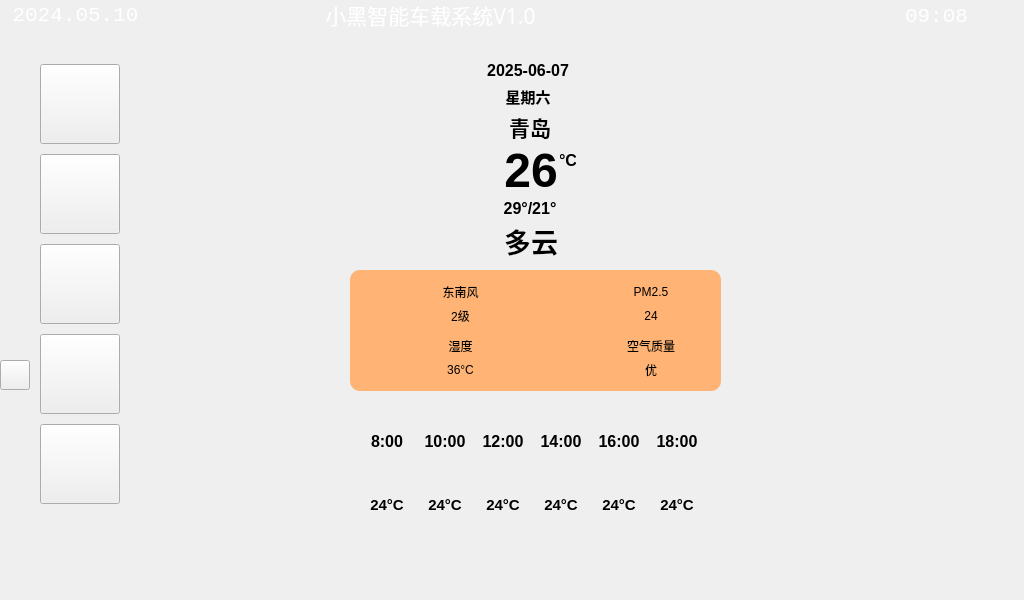
<?xml version="1.0" encoding="UTF-8"?>
<ui version="4.0">
 <class>Weather</class>
 <widget class="QMainWindow" name="Weather">
  <property name="geometry">
   <rect>
    <x>0</x>
    <y>0</y>
    <width>1024</width>
    <height>600</height>
   </rect>
  </property>
  <property name="windowTitle">
   <string>MainWindow</string>
  </property>
  <property name="styleSheet">
   <string notr="true">border-image: url(:/images/img/black.jpg);</string>
  </property>
  <widget class="QWidget" name="centralwidget">
   <widget class="QWidget" name="WidgetWeather" native="true">
    <property name="geometry">
     <rect>
      <x>340</x>
      <y>40</y>
      <width>381</width>
      <height>511</height>
     </rect>
    </property>
    <property name="autoFillBackground">
     <bool>false</bool>
    </property>
    <property name="styleSheet">
     <string notr="true">border-image: url(:/images/img/gray.jpg);
border-radius:15px;
</string>
    </property>
    <widget class="QLabel" name="label_weathernow">
     <property name="geometry">
      <rect>
       <x>300</x>
       <y>0</y>
       <width>80</width>
       <height>80</height>
      </rect>
     </property>
     <property name="autoFillBackground">
      <bool>false</bool>
     </property>
     <property name="styleSheet">
      <string notr="true"/>
     </property>
     <property name="text">
      <string/>
     </property>
     <property name="pixmap">
      <pixmap resource="res.qrc">:/images/img/sun.png</pixmap>
     </property>
     <property name="scaledContents">
      <bool>true</bool>
     </property>
    </widget>
    <widget class="QLabel" name="label_temperedge_4">
     <property name="geometry">
      <rect>
       <x>220</x>
       <y>110</y>
       <width>16</width>
       <height>20</height>
      </rect>
     </property>
     <property name="minimumSize">
      <size>
       <width>10</width>
       <height>20</height>
      </size>
     </property>
     <property name="maximumSize">
      <size>
       <width>30</width>
       <height>20</height>
      </size>
     </property>
     <property name="font">
      <font>
       <pointsize>12</pointsize>
       <bold>true</bold>
      </font>
     </property>
     <property name="text">
      <string>°C</string>
     </property>
     <property name="alignment">
      <set>Qt::AlignmentFlag::AlignCenter</set>
     </property>
    </widget>
    <widget class="QWidget" name="widget_Dayin" native="true">
     <property name="geometry">
      <rect>
       <x>10</x>
       <y>230</y>
       <width>371</width>
       <height>121</height>
      </rect>
     </property>
     <property name="styleSheet">
      <string notr="true">background-color: rgb(255, 179, 116);
border-radius: 10px;</string>
     </property>
     <layout class="QGridLayout" name="gridLayout">
      <property name="leftMargin">
       <number>10</number>
      </property>
      <property name="topMargin">
       <number>10</number>
      </property>
      <property name="rightMargin">
       <number>10</number>
      </property>
      <property name="bottomMargin">
       <number>10</number>
      </property>
      <property name="horizontalSpacing">
       <number>30</number>
      </property>
      <item row="0" column="1">
       <layout class="QHBoxLayout" name="horizontalLayout_4">
        <property name="sizeConstraint">
         <enum>QLayout::SizeConstraint::SetMinimumSize</enum>
        </property>
        <item>
         <widget class="QLabel" name="label_8">
          <property name="minimumSize">
           <size>
            <width>40</width>
            <height>40</height>
           </size>
          </property>
          <property name="maximumSize">
           <size>
            <width>40</width>
            <height>40</height>
           </size>
          </property>
          <property name="text">
           <string/>
          </property>
          <property name="pixmap">
           <pixmap resource="res.qrc">:/images/img/PM25.png</pixmap>
          </property>
          <property name="scaledContents">
           <bool>true</bool>
          </property>
         </widget>
        </item>
        <item>
         <layout class="QVBoxLayout" name="verticalLayout_4">
          <item>
           <widget class="QLabel" name="label_PMtype">
            <property name="text">
             <string>PM2.5</string>
            </property>
            <property name="alignment">
             <set>Qt::AlignmentFlag::AlignCenter</set>
            </property>
           </widget>
          </item>
          <item>
           <widget class="QLabel" name="label_PMvalue">
            <property name="text">
             <string>24</string>
            </property>
            <property name="alignment">
             <set>Qt::AlignmentFlag::AlignCenter</set>
            </property>
           </widget>
          </item>
         </layout>
        </item>
       </layout>
      </item>
      <item row="1" column="0">
       <layout class="QHBoxLayout" name="horizontalLayout_5">
        <property name="sizeConstraint">
         <enum>QLayout::SizeConstraint::SetMinimumSize</enum>
        </property>
        <item>
         <widget class="QLabel" name="label_10">
          <property name="minimumSize">
           <size>
            <width>40</width>
            <height>40</height>
           </size>
          </property>
          <property name="maximumSize">
           <size>
            <width>40</width>
            <height>40</height>
           </size>
          </property>
          <property name="text">
           <string/>
          </property>
          <property name="pixmap">
           <pixmap resource="res.qrc">:/images/img/tempature.png</pixmap>
          </property>
          <property name="scaledContents">
           <bool>true</bool>
          </property>
         </widget>
        </item>
        <item>
         <layout class="QVBoxLayout" name="verticalLayout_5">
          <item>
           <widget class="QLabel" name="label_humidity">
            <property name="text">
             <string>湿度</string>
            </property>
            <property name="alignment">
             <set>Qt::AlignmentFlag::AlignCenter</set>
            </property>
           </widget>
          </item>
          <item>
           <widget class="QLabel" name="label_humidityvalue">
            <property name="text">
             <string>36°C</string>
            </property>
            <property name="alignment">
             <set>Qt::AlignmentFlag::AlignCenter</set>
            </property>
           </widget>
          </item>
         </layout>
        </item>
       </layout>
      </item>
      <item row="1" column="1">
       <layout class="QHBoxLayout" name="horizontalLayout_6">
        <property name="sizeConstraint">
         <enum>QLayout::SizeConstraint::SetMinimumSize</enum>
        </property>
        <item>
         <widget class="QLabel" name="label_12">
          <property name="minimumSize">
           <size>
            <width>40</width>
            <height>40</height>
           </size>
          </property>
          <property name="maximumSize">
           <size>
            <width>40</width>
            <height>40</height>
           </size>
          </property>
          <property name="text">
           <string/>
          </property>
          <property name="pixmap">
           <pixmap resource="res.qrc">:/images/img/airQuity.png</pixmap>
          </property>
          <property name="scaledContents">
           <bool>true</bool>
          </property>
         </widget>
        </item>
        <item>
         <layout class="QVBoxLayout" name="verticalLayout_6">
          <item>
           <widget class="QLabel" name="label_airquaity">
            <property name="text">
             <string>空气质量</string>
            </property>
            <property name="alignment">
             <set>Qt::AlignmentFlag::AlignCenter</set>
            </property>
           </widget>
          </item>
          <item>
           <widget class="QLabel" name="label_airquaityvalue">
            <property name="text">
             <string>优</string>
            </property>
            <property name="alignment">
             <set>Qt::AlignmentFlag::AlignCenter</set>
            </property>
           </widget>
          </item>
         </layout>
        </item>
       </layout>
      </item>
      <item row="0" column="0">
       <layout class="QHBoxLayout" name="horizontalLayout">
        <property name="sizeConstraint">
         <enum>QLayout::SizeConstraint::SetMinimumSize</enum>
        </property>
        <item>
         <widget class="QLabel" name="label_2">
          <property name="minimumSize">
           <size>
            <width>40</width>
            <height>40</height>
           </size>
          </property>
          <property name="maximumSize">
           <size>
            <width>40</width>
            <height>40</height>
           </size>
          </property>
          <property name="text">
           <string/>
          </property>
          <property name="pixmap">
           <pixmap resource="res.qrc">:/images/img/eastWind.png</pixmap>
          </property>
          <property name="scaledContents">
           <bool>true</bool>
          </property>
         </widget>
        </item>
        <item>
         <layout class="QVBoxLayout" name="verticalLayout">
          <item>
           <widget class="QLabel" name="label_windtype">
            <property name="text">
             <string>东南风</string>
            </property>
            <property name="alignment">
             <set>Qt::AlignmentFlag::AlignCenter</set>
            </property>
           </widget>
          </item>
          <item>
           <widget class="QLabel" name="label_windlevel">
            <property name="text">
             <string>2级</string>
            </property>
            <property name="alignment">
             <set>Qt::AlignmentFlag::AlignCenter</set>
            </property>
           </widget>
          </item>
         </layout>
        </item>
       </layout>
      </item>
     </layout>
    </widget>
    <widget class="QWidget" name="layoutWidget">
     <property name="geometry">
      <rect>
       <x>140</x>
       <y>20</y>
       <width>96</width>
       <height>48</height>
      </rect>
     </property>
     <layout class="QVBoxLayout" name="verticalLayout_3date">
      <item>
       <widget class="QLabel" name="label_temperedge_2">
        <property name="minimumSize">
         <size>
          <width>80</width>
          <height>20</height>
         </size>
        </property>
        <property name="maximumSize">
         <size>
          <width>200</width>
          <height>20</height>
         </size>
        </property>
        <property name="font">
         <font>
          <pointsize>12</pointsize>
          <bold>true</bold>
         </font>
        </property>
        <property name="text">
         <string>2025-06-07</string>
        </property>
        <property name="alignment">
         <set>Qt::AlignmentFlag::AlignCenter</set>
        </property>
       </widget>
      </item>
      <item>
       <widget class="QLabel" name="label_temperedge_3">
        <property name="minimumSize">
         <size>
          <width>80</width>
          <height>20</height>
         </size>
        </property>
        <property name="maximumSize">
         <size>
          <width>200</width>
          <height>20</height>
         </size>
        </property>
        <property name="font">
         <font>
          <pointsize>11</pointsize>
          <bold>true</bold>
         </font>
        </property>
        <property name="text">
         <string>星期六</string>
        </property>
        <property name="alignment">
         <set>Qt::AlignmentFlag::AlignCenter</set>
        </property>
       </widget>
      </item>
     </layout>
    </widget>
    <widget class="QWidget" name="layoutWidget">
     <property name="geometry">
      <rect>
       <x>150</x>
       <y>70</y>
       <width>82</width>
       <height>151</height>
      </rect>
     </property>
     <layout class="QVBoxLayout" name="verticalLayout_city">
      <item>
       <widget class="QLabel" name="label_city">
        <property name="minimumSize">
         <size>
          <width>80</width>
          <height>30</height>
         </size>
        </property>
        <property name="maximumSize">
         <size>
          <width>80</width>
          <height>30</height>
         </size>
        </property>
        <property name="font">
         <font>
          <pointsize>16</pointsize>
          <bold>true</bold>
         </font>
        </property>
        <property name="text">
         <string>青岛</string>
        </property>
        <property name="alignment">
         <set>Qt::AlignmentFlag::AlignCenter</set>
        </property>
       </widget>
      </item>
      <item>
       <widget class="QLabel" name="label_temperture">
        <property name="minimumSize">
         <size>
          <width>0</width>
          <height>40</height>
         </size>
        </property>
        <property name="maximumSize">
         <size>
          <width>16777215</width>
          <height>40</height>
         </size>
        </property>
        <property name="font">
         <font>
          <pointsize>36</pointsize>
          <bold>true</bold>
         </font>
        </property>
        <property name="text">
         <string>26</string>
        </property>
        <property name="alignment">
         <set>Qt::AlignmentFlag::AlignCenter</set>
        </property>
       </widget>
      </item>
      <item>
       <widget class="QLabel" name="label_temperedge">
        <property name="minimumSize">
         <size>
          <width>80</width>
          <height>20</height>
         </size>
        </property>
        <property name="maximumSize">
         <size>
          <width>60</width>
          <height>20</height>
         </size>
        </property>
        <property name="font">
         <font>
          <pointsize>12</pointsize>
          <bold>true</bold>
         </font>
        </property>
        <property name="text">
         <string>29°/21°</string>
        </property>
        <property name="alignment">
         <set>Qt::AlignmentFlag::AlignCenter</set>
        </property>
       </widget>
      </item>
      <item>
       <widget class="QLabel" name="label_weatherstatus">
        <property name="minimumSize">
         <size>
          <width>0</width>
          <height>30</height>
         </size>
        </property>
        <property name="maximumSize">
         <size>
          <width>16777215</width>
          <height>30</height>
         </size>
        </property>
        <property name="font">
         <font>
          <pointsize>20</pointsize>
          <bold>true</bold>
         </font>
        </property>
        <property name="text">
         <string>多云</string>
        </property>
        <property name="alignment">
         <set>Qt::AlignmentFlag::AlignCenter</set>
        </property>
       </widget>
      </item>
     </layout>
    </widget>
    <widget class="QWidget" name="layoutWidget">
     <property name="geometry">
      <rect>
       <x>20</x>
       <y>390</y>
       <width>344</width>
       <height>86</height>
      </rect>
     </property>
     <layout class="QHBoxLayout" name="horizontalLayout_2">
      <item>
       <layout class="QVBoxLayout" name="verticalLayout_8clock" stretch="1,1,2">
        <property name="sizeConstraint">
         <enum>QLayout::SizeConstraint::SetFixedSize</enum>
        </property>
        <item>
         <widget class="QLabel" name="label_8clock">
          <property name="minimumSize">
           <size>
            <width>50</width>
            <height>20</height>
           </size>
          </property>
          <property name="maximumSize">
           <size>
            <width>50</width>
            <height>20</height>
           </size>
          </property>
          <property name="font">
           <font>
            <pointsize>12</pointsize>
            <bold>true</bold>
           </font>
          </property>
          <property name="text">
           <string>8:00</string>
          </property>
          <property name="alignment">
           <set>Qt::AlignmentFlag::AlignCenter</set>
          </property>
         </widget>
        </item>
        <item alignment="Qt::AlignmentFlag::AlignHCenter">
         <widget class="QLabel" name="label_8weather">
          <property name="minimumSize">
           <size>
            <width>30</width>
            <height>30</height>
           </size>
          </property>
          <property name="maximumSize">
           <size>
            <width>30</width>
            <height>30</height>
           </size>
          </property>
          <property name="autoFillBackground">
           <bool>false</bool>
          </property>
          <property name="styleSheet">
           <string notr="true"/>
          </property>
          <property name="text">
           <string/>
          </property>
          <property name="pixmap">
           <pixmap resource="res.qrc">:/images/img/qing.png</pixmap>
          </property>
          <property name="scaledContents">
           <bool>true</bool>
          </property>
          <property name="alignment">
           <set>Qt::AlignmentFlag::AlignCenter</set>
          </property>
         </widget>
        </item>
        <item>
         <widget class="QLabel" name="label_8temp">
          <property name="minimumSize">
           <size>
            <width>50</width>
            <height>20</height>
           </size>
          </property>
          <property name="maximumSize">
           <size>
            <width>50</width>
            <height>20</height>
           </size>
          </property>
          <property name="font">
           <font>
            <pointsize>11</pointsize>
            <bold>true</bold>
           </font>
          </property>
          <property name="text">
           <string>24°C</string>
          </property>
          <property name="alignment">
           <set>Qt::AlignmentFlag::AlignCenter</set>
          </property>
         </widget>
        </item>
       </layout>
      </item>
      <item>
       <layout class="QVBoxLayout" name="verticalLayout_10clock" stretch="1,1,2">
        <property name="sizeConstraint">
         <enum>QLayout::SizeConstraint::SetFixedSize</enum>
        </property>
        <item>
         <widget class="QLabel" name="label_10clock">
          <property name="minimumSize">
           <size>
            <width>50</width>
            <height>20</height>
           </size>
          </property>
          <property name="maximumSize">
           <size>
            <width>50</width>
            <height>20</height>
           </size>
          </property>
          <property name="font">
           <font>
            <pointsize>12</pointsize>
            <bold>true</bold>
           </font>
          </property>
          <property name="text">
           <string>10:00</string>
          </property>
          <property name="alignment">
           <set>Qt::AlignmentFlag::AlignCenter</set>
          </property>
         </widget>
        </item>
        <item alignment="Qt::AlignmentFlag::AlignHCenter">
         <widget class="QLabel" name="label_10weather">
          <property name="minimumSize">
           <size>
            <width>30</width>
            <height>30</height>
           </size>
          </property>
          <property name="maximumSize">
           <size>
            <width>30</width>
            <height>30</height>
           </size>
          </property>
          <property name="autoFillBackground">
           <bool>false</bool>
          </property>
          <property name="styleSheet">
           <string notr="true"/>
          </property>
          <property name="text">
           <string/>
          </property>
          <property name="pixmap">
           <pixmap resource="res.qrc">:/images/img/qing.png</pixmap>
          </property>
          <property name="scaledContents">
           <bool>true</bool>
          </property>
          <property name="alignment">
           <set>Qt::AlignmentFlag::AlignCenter</set>
          </property>
         </widget>
        </item>
        <item>
         <widget class="QLabel" name="label_10temp">
          <property name="minimumSize">
           <size>
            <width>50</width>
            <height>20</height>
           </size>
          </property>
          <property name="maximumSize">
           <size>
            <width>50</width>
            <height>20</height>
           </size>
          </property>
          <property name="font">
           <font>
            <pointsize>11</pointsize>
            <bold>true</bold>
           </font>
          </property>
          <property name="text">
           <string>24°C</string>
          </property>
          <property name="alignment">
           <set>Qt::AlignmentFlag::AlignCenter</set>
          </property>
         </widget>
        </item>
       </layout>
      </item>
      <item>
       <layout class="QVBoxLayout" name="verticalLayout_12clock" stretch="1,1,2">
        <property name="sizeConstraint">
         <enum>QLayout::SizeConstraint::SetFixedSize</enum>
        </property>
        <item>
         <widget class="QLabel" name="label_12clock">
          <property name="minimumSize">
           <size>
            <width>50</width>
            <height>20</height>
           </size>
          </property>
          <property name="maximumSize">
           <size>
            <width>50</width>
            <height>20</height>
           </size>
          </property>
          <property name="font">
           <font>
            <pointsize>12</pointsize>
            <bold>true</bold>
           </font>
          </property>
          <property name="text">
           <string>12:00</string>
          </property>
          <property name="alignment">
           <set>Qt::AlignmentFlag::AlignCenter</set>
          </property>
         </widget>
        </item>
        <item alignment="Qt::AlignmentFlag::AlignHCenter">
         <widget class="QLabel" name="label_12weather">
          <property name="minimumSize">
           <size>
            <width>30</width>
            <height>30</height>
           </size>
          </property>
          <property name="maximumSize">
           <size>
            <width>30</width>
            <height>30</height>
           </size>
          </property>
          <property name="autoFillBackground">
           <bool>false</bool>
          </property>
          <property name="styleSheet">
           <string notr="true"/>
          </property>
          <property name="text">
           <string/>
          </property>
          <property name="pixmap">
           <pixmap resource="res.qrc">:/images/img/qing.png</pixmap>
          </property>
          <property name="scaledContents">
           <bool>true</bool>
          </property>
          <property name="alignment">
           <set>Qt::AlignmentFlag::AlignCenter</set>
          </property>
         </widget>
        </item>
        <item>
         <widget class="QLabel" name="label_12temp">
          <property name="minimumSize">
           <size>
            <width>50</width>
            <height>20</height>
           </size>
          </property>
          <property name="maximumSize">
           <size>
            <width>50</width>
            <height>20</height>
           </size>
          </property>
          <property name="font">
           <font>
            <pointsize>11</pointsize>
            <bold>true</bold>
           </font>
          </property>
          <property name="text">
           <string>24°C</string>
          </property>
          <property name="alignment">
           <set>Qt::AlignmentFlag::AlignCenter</set>
          </property>
         </widget>
        </item>
       </layout>
      </item>
      <item>
       <layout class="QVBoxLayout" name="verticalLayout_14clock" stretch="1,1,2">
        <property name="sizeConstraint">
         <enum>QLayout::SizeConstraint::SetFixedSize</enum>
        </property>
        <item>
         <widget class="QLabel" name="label_14clock">
          <property name="minimumSize">
           <size>
            <width>50</width>
            <height>20</height>
           </size>
          </property>
          <property name="maximumSize">
           <size>
            <width>50</width>
            <height>20</height>
           </size>
          </property>
          <property name="font">
           <font>
            <pointsize>12</pointsize>
            <bold>true</bold>
           </font>
          </property>
          <property name="text">
           <string>14:00</string>
          </property>
          <property name="alignment">
           <set>Qt::AlignmentFlag::AlignCenter</set>
          </property>
         </widget>
        </item>
        <item alignment="Qt::AlignmentFlag::AlignHCenter">
         <widget class="QLabel" name="label_14weather">
          <property name="minimumSize">
           <size>
            <width>30</width>
            <height>30</height>
           </size>
          </property>
          <property name="maximumSize">
           <size>
            <width>30</width>
            <height>30</height>
           </size>
          </property>
          <property name="autoFillBackground">
           <bool>false</bool>
          </property>
          <property name="styleSheet">
           <string notr="true"/>
          </property>
          <property name="text">
           <string/>
          </property>
          <property name="pixmap">
           <pixmap resource="res.qrc">:/images/img/qing.png</pixmap>
          </property>
          <property name="scaledContents">
           <bool>true</bool>
          </property>
          <property name="alignment">
           <set>Qt::AlignmentFlag::AlignCenter</set>
          </property>
         </widget>
        </item>
        <item>
         <widget class="QLabel" name="label_14temp">
          <property name="minimumSize">
           <size>
            <width>50</width>
            <height>20</height>
           </size>
          </property>
          <property name="maximumSize">
           <size>
            <width>50</width>
            <height>20</height>
           </size>
          </property>
          <property name="font">
           <font>
            <pointsize>11</pointsize>
            <bold>true</bold>
           </font>
          </property>
          <property name="text">
           <string>24°C</string>
          </property>
          <property name="alignment">
           <set>Qt::AlignmentFlag::AlignCenter</set>
          </property>
         </widget>
        </item>
       </layout>
      </item>
      <item>
       <layout class="QVBoxLayout" name="verticalLayout_16clock" stretch="1,1,2">
        <property name="sizeConstraint">
         <enum>QLayout::SizeConstraint::SetFixedSize</enum>
        </property>
        <item>
         <widget class="QLabel" name="label_16clock">
          <property name="minimumSize">
           <size>
            <width>50</width>
            <height>20</height>
           </size>
          </property>
          <property name="maximumSize">
           <size>
            <width>50</width>
            <height>20</height>
           </size>
          </property>
          <property name="font">
           <font>
            <pointsize>12</pointsize>
            <bold>true</bold>
           </font>
          </property>
          <property name="text">
           <string>16:00</string>
          </property>
          <property name="alignment">
           <set>Qt::AlignmentFlag::AlignCenter</set>
          </property>
         </widget>
        </item>
        <item alignment="Qt::AlignmentFlag::AlignHCenter">
         <widget class="QLabel" name="label_16weather">
          <property name="minimumSize">
           <size>
            <width>30</width>
            <height>30</height>
           </size>
          </property>
          <property name="maximumSize">
           <size>
            <width>30</width>
            <height>30</height>
           </size>
          </property>
          <property name="autoFillBackground">
           <bool>false</bool>
          </property>
          <property name="styleSheet">
           <string notr="true"/>
          </property>
          <property name="text">
           <string/>
          </property>
          <property name="pixmap">
           <pixmap resource="res.qrc">:/images/img/qing.png</pixmap>
          </property>
          <property name="scaledContents">
           <bool>true</bool>
          </property>
          <property name="alignment">
           <set>Qt::AlignmentFlag::AlignCenter</set>
          </property>
         </widget>
        </item>
        <item>
         <widget class="QLabel" name="label_16temp">
          <property name="minimumSize">
           <size>
            <width>50</width>
            <height>20</height>
           </size>
          </property>
          <property name="maximumSize">
           <size>
            <width>50</width>
            <height>20</height>
           </size>
          </property>
          <property name="font">
           <font>
            <pointsize>11</pointsize>
            <bold>true</bold>
           </font>
          </property>
          <property name="text">
           <string>24°C</string>
          </property>
          <property name="alignment">
           <set>Qt::AlignmentFlag::AlignCenter</set>
          </property>
         </widget>
        </item>
       </layout>
      </item>
      <item>
       <layout class="QVBoxLayout" name="verticalLayout_18clock" stretch="1,1,2">
        <property name="sizeConstraint">
         <enum>QLayout::SizeConstraint::SetFixedSize</enum>
        </property>
        <item>
         <widget class="QLabel" name="label_18clock">
          <property name="minimumSize">
           <size>
            <width>50</width>
            <height>20</height>
           </size>
          </property>
          <property name="maximumSize">
           <size>
            <width>50</width>
            <height>20</height>
           </size>
          </property>
          <property name="font">
           <font>
            <pointsize>12</pointsize>
            <bold>true</bold>
           </font>
          </property>
          <property name="text">
           <string>18:00</string>
          </property>
          <property name="alignment">
           <set>Qt::AlignmentFlag::AlignCenter</set>
          </property>
         </widget>
        </item>
        <item alignment="Qt::AlignmentFlag::AlignHCenter">
         <widget class="QLabel" name="label_18weather">
          <property name="minimumSize">
           <size>
            <width>30</width>
            <height>30</height>
           </size>
          </property>
          <property name="maximumSize">
           <size>
            <width>30</width>
            <height>30</height>
           </size>
          </property>
          <property name="autoFillBackground">
           <bool>false</bool>
          </property>
          <property name="styleSheet">
           <string notr="true"/>
          </property>
          <property name="text">
           <string/>
          </property>
          <property name="pixmap">
           <pixmap resource="res.qrc">:/images/img/sunset.png</pixmap>
          </property>
          <property name="scaledContents">
           <bool>true</bool>
          </property>
          <property name="alignment">
           <set>Qt::AlignmentFlag::AlignCenter</set>
          </property>
         </widget>
        </item>
        <item>
         <widget class="QLabel" name="label_18temp">
          <property name="minimumSize">
           <size>
            <width>50</width>
            <height>20</height>
           </size>
          </property>
          <property name="maximumSize">
           <size>
            <width>50</width>
            <height>20</height>
           </size>
          </property>
          <property name="font">
           <font>
            <pointsize>11</pointsize>
            <bold>true</bold>
           </font>
          </property>
          <property name="text">
           <string>24°C</string>
          </property>
          <property name="alignment">
           <set>Qt::AlignmentFlag::AlignCenter</set>
          </property>
         </widget>
        </item>
       </layout>
      </item>
     </layout>
    </widget>
   </widget>
   <widget class="QLabel" name="label_title">
    <property name="geometry">
     <rect>
      <x>200</x>
      <y>0</y>
      <width>461</width>
      <height>30</height>
     </rect>
    </property>
    <property name="palette">
     <palette>
      <active>
       <colorrole role="WindowText">
        <brush brushstyle="SolidPattern">
         <color alpha="255">
          <red>255</red>
          <green>255</green>
          <blue>255</blue>
         </color>
        </brush>
       </colorrole>
      </active>
      <inactive>
       <colorrole role="WindowText">
        <brush brushstyle="SolidPattern">
         <color alpha="255">
          <red>255</red>
          <green>255</green>
          <blue>255</blue>
         </color>
        </brush>
       </colorrole>
      </inactive>
      <disabled/>
     </palette>
    </property>
    <property name="font">
     <font>
      <family>微软雅黑</family>
      <pointsize>16</pointsize>
     </font>
    </property>
    <property name="text">
     <string>小黑智能车载系统V1.0</string>
    </property>
    <property name="alignment">
     <set>Qt::AlignmentFlag::AlignCenter</set>
    </property>
   </widget>
   <widget class="QWidget" name="layoutWidget_8">
    <property name="geometry">
     <rect>
      <x>780</x>
      <y>0</y>
      <width>241</width>
      <height>32</height>
     </rect>
    </property>
    <layout class="QHBoxLayout" name="TopLayout" stretch="0,0,0">
     <item>
      <widget class="QLabel" name="top_label_wifi">
       <property name="minimumSize">
        <size>
         <width>30</width>
         <height>30</height>
        </size>
       </property>
       <property name="maximumSize">
        <size>
         <width>30</width>
         <height>30</height>
        </size>
       </property>
       <property name="styleSheet">
        <string notr="true">border-image: url(:/images/img/WIFI.png);</string>
       </property>
       <property name="text">
        <string/>
       </property>
      </widget>
     </item>
     <item>
      <widget class="QLabel" name="top_label_bluetooth">
       <property name="minimumSize">
        <size>
         <width>30</width>
         <height>30</height>
        </size>
       </property>
       <property name="maximumSize">
        <size>
         <width>30</width>
         <height>30</height>
        </size>
       </property>
       <property name="styleSheet">
        <string notr="true">border-image: url(:/images/img/bluetooth.png);</string>
       </property>
       <property name="text">
        <string/>
       </property>
      </widget>
     </item>
     <item>
      <widget class="QLabel" name="top_label_time">
       <property name="minimumSize">
        <size>
         <width>30</width>
         <height>30</height>
        </size>
       </property>
       <property name="maximumSize">
        <size>
         <width>16777215</width>
         <height>30</height>
        </size>
       </property>
       <property name="palette">
        <palette>
         <active>
          <colorrole role="WindowText">
           <brush brushstyle="SolidPattern">
            <color alpha="255">
             <red>255</red>
             <green>255</green>
             <blue>255</blue>
            </color>
           </brush>
          </colorrole>
         </active>
         <inactive>
          <colorrole role="WindowText">
           <brush brushstyle="SolidPattern">
            <color alpha="255">
             <red>255</red>
             <green>255</green>
             <blue>255</blue>
            </color>
           </brush>
          </colorrole>
         </inactive>
         <disabled/>
        </palette>
       </property>
       <property name="font">
        <font>
         <family>Consolas</family>
         <pointsize>16</pointsize>
        </font>
       </property>
       <property name="text">
        <string>09:08</string>
       </property>
       <property name="alignment">
        <set>Qt::AlignmentFlag::AlignCenter</set>
       </property>
      </widget>
     </item>
    </layout>
   </widget>
   <widget class="QLabel" name="top_label_date">
    <property name="geometry">
     <rect>
      <x>10</x>
      <y>0</y>
      <width>131</width>
      <height>30</height>
     </rect>
    </property>
    <property name="minimumSize">
     <size>
      <width>30</width>
      <height>30</height>
     </size>
    </property>
    <property name="maximumSize">
     <size>
      <width>16777215</width>
      <height>30</height>
     </size>
    </property>
    <property name="palette">
     <palette>
      <active>
       <colorrole role="WindowText">
        <brush brushstyle="SolidPattern">
         <color alpha="255">
          <red>255</red>
          <green>255</green>
          <blue>255</blue>
         </color>
        </brush>
       </colorrole>
      </active>
      <inactive>
       <colorrole role="WindowText">
        <brush brushstyle="SolidPattern">
         <color alpha="255">
          <red>255</red>
          <green>255</green>
          <blue>255</blue>
         </color>
        </brush>
       </colorrole>
      </inactive>
      <disabled/>
     </palette>
    </property>
    <property name="font">
     <font>
      <family>Consolas</family>
      <pointsize>16</pointsize>
     </font>
    </property>
    <property name="text">
     <string>2024.05.10</string>
    </property>
    <property name="alignment">
     <set>Qt::AlignmentFlag::AlignCenter</set>
    </property>
   </widget>
   <widget class="QWidget" name="layoutWidget_2">
    <property name="geometry">
     <rect>
      <x>40</x>
      <y>60</y>
      <width>91</width>
      <height>451</height>
     </rect>
    </property>
    <layout class="QVBoxLayout" name="MenuLayout">
     <item>
      <widget class="QPushButton" name="CarButton">
       <property name="minimumSize">
        <size>
         <width>80</width>
         <height>80</height>
        </size>
       </property>
       <property name="maximumSize">
        <size>
         <width>80</width>
         <height>80</height>
        </size>
       </property>
       <property name="styleSheet">
        <string notr="true">border-image: url(:/images/img/daoche.png);</string>
       </property>
       <property name="text">
        <string/>
       </property>
      </widget>
     </item>
     <item>
      <widget class="QPushButton" name="MapButton">
       <property name="minimumSize">
        <size>
         <width>80</width>
         <height>80</height>
        </size>
       </property>
       <property name="maximumSize">
        <size>
         <width>80</width>
         <height>80</height>
        </size>
       </property>
       <property name="styleSheet">
        <string notr="true">border-image: url(:/images/img/map1.png);</string>
       </property>
       <property name="text">
        <string/>
       </property>
      </widget>
     </item>
     <item>
      <widget class="QPushButton" name="MusicButton">
       <property name="minimumSize">
        <size>
         <width>80</width>
         <height>80</height>
        </size>
       </property>
       <property name="maximumSize">
        <size>
         <width>80</width>
         <height>80</height>
        </size>
       </property>
       <property name="styleSheet">
        <string notr="true">border-image: url(:/images/img/home.png);</string>
       </property>
       <property name="text">
        <string/>
       </property>
      </widget>
     </item>
     <item>
      <widget class="QPushButton" name="WeatherButton">
       <property name="minimumSize">
        <size>
         <width>80</width>
         <height>80</height>
        </size>
       </property>
       <property name="maximumSize">
        <size>
         <width>80</width>
         <height>80</height>
        </size>
       </property>
       <property name="styleSheet">
        <string notr="true">border-image: url(:/images/img/weather.png);</string>
       </property>
       <property name="text">
        <string/>
       </property>
      </widget>
     </item>
     <item>
      <widget class="QPushButton" name="SetButton">
       <property name="minimumSize">
        <size>
         <width>80</width>
         <height>80</height>
        </size>
       </property>
       <property name="maximumSize">
        <size>
         <width>80</width>
         <height>80</height>
        </size>
       </property>
       <property name="styleSheet">
        <string notr="true">border-image: url(:/images/img/set.png);</string>
       </property>
       <property name="text">
        <string/>
       </property>
      </widget>
     </item>
    </layout>
   </widget>
   <widget class="QPushButton" name="MusicStart_2">
    <property name="geometry">
     <rect>
      <x>0</x>
      <y>360</y>
      <width>30</width>
      <height>30</height>
     </rect>
    </property>
    <property name="minimumSize">
     <size>
      <width>30</width>
      <height>30</height>
     </size>
    </property>
    <property name="maximumSize">
     <size>
      <width>30</width>
      <height>30</height>
     </size>
    </property>
    <property name="styleSheet">
     <string notr="true">border-image: url(:/images/img/triangle.png);</string>
    </property>
    <property name="text">
     <string/>
    </property>
   </widget>
  </widget>
 </widget>
 <resources>
  <include location="res.qrc"/>
 </resources>
 <connections/>
</ui>
